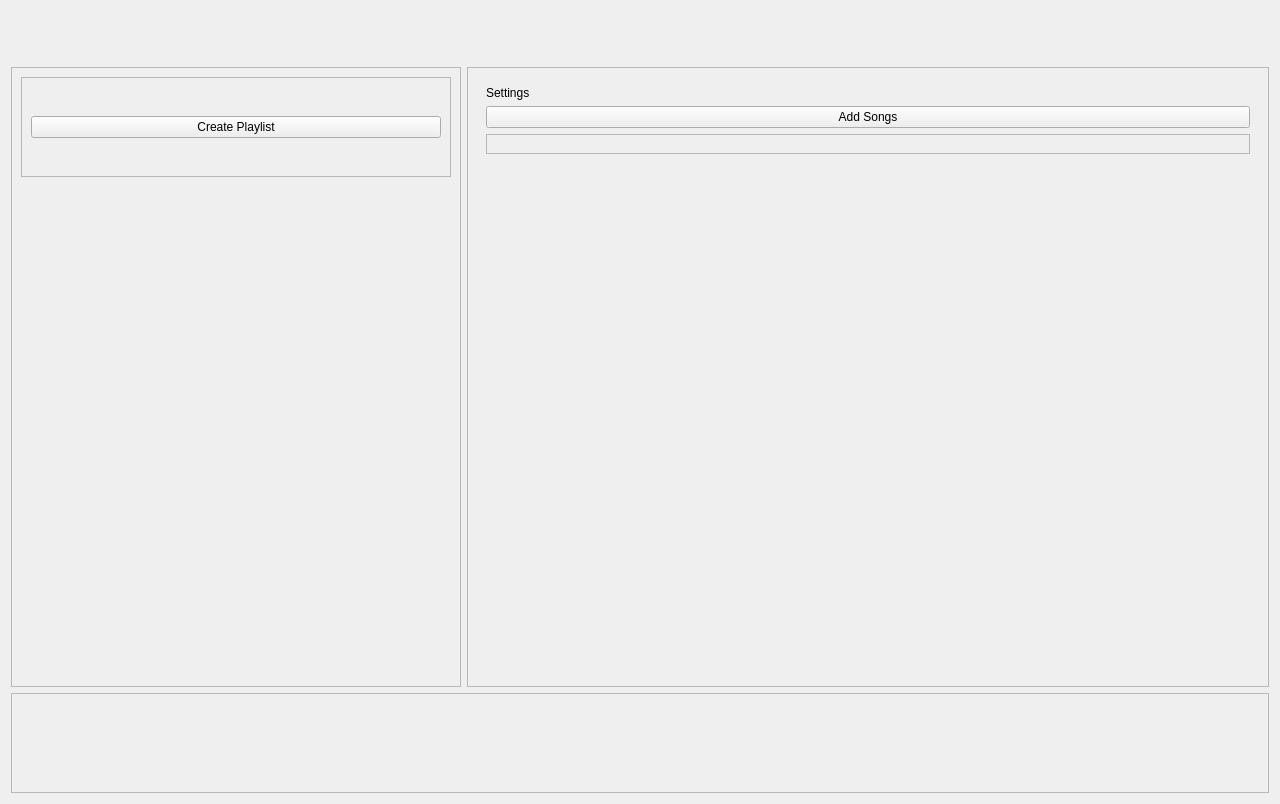
<?xml version="1.0" encoding="UTF-8"?>
<ui version="4.0">
 <class>base</class>
 <widget class="QWidget" name="base">
  <property name="geometry">
   <rect>
    <x>0</x>
    <y>0</y>
    <width>1280</width>
    <height>804</height>
   </rect>
  </property>
  <property name="windowTitle">
   <string>Form</string>
  </property>
  <layout class="QGridLayout" name="gridLayout">
   <item row="2" column="0" colspan="3">
    <widget class="QFrame" name="bar">
     <property name="minimumSize">
      <size>
       <width>0</width>
       <height>100</height>
      </size>
     </property>
     <property name="frameShape">
      <enum>QFrame::Shape::StyledPanel</enum>
     </property>
     <property name="frameShadow">
      <enum>QFrame::Shadow::Raised</enum>
     </property>
     <layout class="QVBoxLayout" name="verticalLayout_2">
      <property name="spacing">
       <number>0</number>
      </property>
      <property name="leftMargin">
       <number>0</number>
      </property>
      <property name="topMargin">
       <number>0</number>
      </property>
      <property name="rightMargin">
       <number>0</number>
      </property>
      <property name="bottomMargin">
       <number>0</number>
      </property>
      <item>
       <widget class="QFrame" name="bar_top">
        <property name="layoutDirection">
         <enum>Qt::LayoutDirection::LeftToRight</enum>
        </property>
        <property name="frameShape">
         <enum>QFrame::Shape::NoFrame</enum>
        </property>
        <property name="frameShadow">
         <enum>QFrame::Shadow::Raised</enum>
        </property>
        <layout class="QHBoxLayout" name="horizontalLayout_8">
         <property name="spacing">
          <number>18</number>
         </property>
         <property name="leftMargin">
          <number>9</number>
         </property>
         <property name="topMargin">
          <number>0</number>
         </property>
         <property name="rightMargin">
          <number>9</number>
         </property>
         <property name="bottomMargin">
          <number>0</number>
         </property>
         <item>
          <spacer name="horizontalSpacer">
           <property name="orientation">
            <enum>Qt::Orientation::Horizontal</enum>
           </property>
           <property name="sizeHint" stdset="0">
            <size>
             <width>40</width>
             <height>20</height>
            </size>
           </property>
          </spacer>
         </item>
         <item>
          <widget class="QFrame" name="last_btn_container">
           <property name="minimumSize">
            <size>
             <width>50</width>
             <height>50</height>
            </size>
           </property>
           <property name="maximumSize">
            <size>
             <width>50</width>
             <height>50</height>
            </size>
           </property>
           <property name="frameShape">
            <enum>QFrame::Shape::NoFrame</enum>
           </property>
           <property name="frameShadow">
            <enum>QFrame::Shadow::Raised</enum>
           </property>
           <layout class="QHBoxLayout" name="horizontalLayout_7">
            <property name="leftMargin">
             <number>0</number>
            </property>
            <property name="topMargin">
             <number>0</number>
            </property>
            <property name="rightMargin">
             <number>0</number>
            </property>
            <property name="bottomMargin">
             <number>0</number>
            </property>
           </layout>
          </widget>
         </item>
         <item>
          <widget class="QFrame" name="play_pause_btn_container">
           <property name="minimumSize">
            <size>
             <width>50</width>
             <height>50</height>
            </size>
           </property>
           <property name="maximumSize">
            <size>
             <width>50</width>
             <height>50</height>
            </size>
           </property>
           <property name="frameShape">
            <enum>QFrame::Shape::NoFrame</enum>
           </property>
           <property name="frameShadow">
            <enum>QFrame::Shadow::Raised</enum>
           </property>
           <layout class="QHBoxLayout" name="horizontalLayout_5">
            <property name="leftMargin">
             <number>0</number>
            </property>
            <property name="topMargin">
             <number>0</number>
            </property>
            <property name="rightMargin">
             <number>0</number>
            </property>
            <property name="bottomMargin">
             <number>0</number>
            </property>
           </layout>
          </widget>
         </item>
         <item>
          <widget class="QFrame" name="next_btn_container">
           <property name="minimumSize">
            <size>
             <width>50</width>
             <height>50</height>
            </size>
           </property>
           <property name="maximumSize">
            <size>
             <width>50</width>
             <height>50</height>
            </size>
           </property>
           <property name="frameShape">
            <enum>QFrame::Shape::NoFrame</enum>
           </property>
           <property name="frameShadow">
            <enum>QFrame::Shadow::Raised</enum>
           </property>
           <layout class="QHBoxLayout" name="horizontalLayout_6">
            <property name="leftMargin">
             <number>0</number>
            </property>
            <property name="topMargin">
             <number>0</number>
            </property>
            <property name="rightMargin">
             <number>0</number>
            </property>
            <property name="bottomMargin">
             <number>0</number>
            </property>
           </layout>
          </widget>
         </item>
         <item>
          <spacer name="horizontalSpacer_2">
           <property name="orientation">
            <enum>Qt::Orientation::Horizontal</enum>
           </property>
           <property name="sizeHint" stdset="0">
            <size>
             <width>40</width>
             <height>20</height>
            </size>
           </property>
          </spacer>
         </item>
        </layout>
       </widget>
      </item>
      <item>
       <widget class="QFrame" name="bar_bottom">
        <property name="frameShape">
         <enum>QFrame::Shape::NoFrame</enum>
        </property>
        <property name="frameShadow">
         <enum>QFrame::Shadow::Raised</enum>
        </property>
        <layout class="QHBoxLayout" name="horizontalLayout_9">
         <item>
          <widget class="QFrame" name="bar_bottom_left">
           <property name="minimumSize">
            <size>
             <width>450</width>
             <height>0</height>
            </size>
           </property>
           <property name="maximumSize">
            <size>
             <width>450</width>
             <height>16777215</height>
            </size>
           </property>
           <property name="frameShape">
            <enum>QFrame::Shape::NoFrame</enum>
           </property>
           <property name="frameShadow">
            <enum>QFrame::Shadow::Raised</enum>
           </property>
          </widget>
         </item>
         <item>
          <widget class="QFrame" name="bar_bottom_middle">
           <property name="frameShape">
            <enum>QFrame::Shape::NoFrame</enum>
           </property>
           <property name="frameShadow">
            <enum>QFrame::Shadow::Raised</enum>
           </property>
           <layout class="QHBoxLayout" name="horizontalLayout_11">
            <property name="leftMargin">
             <number>0</number>
            </property>
            <property name="topMargin">
             <number>0</number>
            </property>
            <property name="rightMargin">
             <number>0</number>
            </property>
            <property name="bottomMargin">
             <number>0</number>
            </property>
            <item>
             <widget class="QFrame" name="time_slider_container">
              <property name="minimumSize">
               <size>
                <width>220</width>
                <height>0</height>
               </size>
              </property>
              <property name="frameShape">
               <enum>QFrame::Shape::NoFrame</enum>
              </property>
              <property name="frameShadow">
               <enum>QFrame::Shadow::Raised</enum>
              </property>
              <layout class="QHBoxLayout" name="horizontalLayout_3">
               <property name="leftMargin">
                <number>0</number>
               </property>
               <property name="topMargin">
                <number>0</number>
               </property>
               <property name="rightMargin">
                <number>0</number>
               </property>
               <property name="bottomMargin">
                <number>0</number>
               </property>
              </layout>
             </widget>
            </item>
           </layout>
          </widget>
         </item>
         <item>
          <widget class="QFrame" name="bar_bottom_right">
           <property name="minimumSize">
            <size>
             <width>450</width>
             <height>0</height>
            </size>
           </property>
           <property name="maximumSize">
            <size>
             <width>450</width>
             <height>16777215</height>
            </size>
           </property>
           <property name="frameShape">
            <enum>QFrame::Shape::NoFrame</enum>
           </property>
           <property name="frameShadow">
            <enum>QFrame::Shadow::Raised</enum>
           </property>
           <layout class="QHBoxLayout" name="horizontalLayout_10">
            <property name="leftMargin">
             <number>0</number>
            </property>
            <property name="topMargin">
             <number>0</number>
            </property>
            <property name="rightMargin">
             <number>0</number>
            </property>
            <property name="bottomMargin">
             <number>0</number>
            </property>
            <item>
             <widget class="QFrame" name="volume_slider_container">
              <property name="maximumSize">
               <size>
                <width>200</width>
                <height>16777215</height>
               </size>
              </property>
              <property name="frameShape">
               <enum>QFrame::Shape::NoFrame</enum>
              </property>
              <property name="frameShadow">
               <enum>QFrame::Shadow::Raised</enum>
              </property>
              <layout class="QHBoxLayout" name="horizontalLayout_4">
               <property name="leftMargin">
                <number>0</number>
               </property>
               <property name="topMargin">
                <number>0</number>
               </property>
               <property name="rightMargin">
                <number>0</number>
               </property>
               <property name="bottomMargin">
                <number>0</number>
               </property>
              </layout>
             </widget>
            </item>
           </layout>
          </widget>
         </item>
        </layout>
       </widget>
      </item>
     </layout>
    </widget>
   </item>
   <item row="1" column="0">
    <widget class="QFrame" name="side">
     <property name="sizePolicy">
      <sizepolicy hsizetype="Preferred" vsizetype="Preferred">
       <horstretch>0</horstretch>
       <verstretch>0</verstretch>
      </sizepolicy>
     </property>
     <property name="minimumSize">
      <size>
       <width>250</width>
       <height>0</height>
      </size>
     </property>
     <property name="maximumSize">
      <size>
       <width>450</width>
       <height>16777215</height>
      </size>
     </property>
     <property name="frameShape">
      <enum>QFrame::Shape::StyledPanel</enum>
     </property>
     <property name="frameShadow">
      <enum>QFrame::Shadow::Raised</enum>
     </property>
     <layout class="QVBoxLayout" name="verticalLayout">
      <item>
       <widget class="QFrame" name="side_topper">
        <property name="minimumSize">
         <size>
          <width>0</width>
          <height>100</height>
         </size>
        </property>
        <property name="frameShape">
         <enum>QFrame::Shape::StyledPanel</enum>
        </property>
        <property name="frameShadow">
         <enum>QFrame::Shadow::Raised</enum>
        </property>
        <layout class="QGridLayout" name="gridLayout_3">
         <item row="0" column="0">
          <widget class="QPushButton" name="create_playlist_btn">
           <property name="text">
            <string>Create Playlist</string>
           </property>
          </widget>
         </item>
        </layout>
       </widget>
      </item>
      <item>
       <widget class="QScrollArea" name="playlist_scroll">
        <property name="frameShape">
         <enum>QFrame::Shape::NoFrame</enum>
        </property>
        <property name="widgetResizable">
         <bool>true</bool>
        </property>
        <widget class="QWidget" name="playlist_scroll_content">
         <property name="geometry">
          <rect>
           <x>0</x>
           <y>0</y>
           <width>430</width>
           <height>498</height>
          </rect>
         </property>
         <property name="sizePolicy">
          <sizepolicy hsizetype="Expanding" vsizetype="Expanding">
           <horstretch>0</horstretch>
           <verstretch>0</verstretch>
          </sizepolicy>
         </property>
         <property name="minimumSize">
          <size>
           <width>0</width>
           <height>0</height>
          </size>
         </property>
         <layout class="QVBoxLayout" name="verticalLayout_3">
          <item>
           <spacer name="verticalSpacer">
            <property name="orientation">
             <enum>Qt::Orientation::Vertical</enum>
            </property>
            <property name="sizeHint" stdset="0">
             <size>
              <width>20</width>
              <height>477</height>
             </size>
            </property>
           </spacer>
          </item>
         </layout>
        </widget>
       </widget>
      </item>
     </layout>
    </widget>
   </item>
   <item row="0" column="0" colspan="3">
    <widget class="QFrame" name="menu">
     <property name="minimumSize">
      <size>
       <width>0</width>
       <height>50</height>
      </size>
     </property>
     <property name="frameShape">
      <enum>QFrame::Shape::NoFrame</enum>
     </property>
     <property name="frameShadow">
      <enum>QFrame::Shadow::Raised</enum>
     </property>
     <layout class="QHBoxLayout" name="horizontalLayout">
      <property name="leftMargin">
       <number>0</number>
      </property>
      <property name="topMargin">
       <number>0</number>
      </property>
      <property name="rightMargin">
       <number>0</number>
      </property>
      <property name="bottomMargin">
       <number>0</number>
      </property>
     </layout>
    </widget>
   </item>
   <item row="1" column="1" colspan="2">
    <widget class="QStackedWidget" name="page">
     <property name="sizePolicy">
      <sizepolicy hsizetype="Expanding" vsizetype="Expanding">
       <horstretch>0</horstretch>
       <verstretch>0</verstretch>
      </sizepolicy>
     </property>
     <property name="frameShape">
      <enum>QFrame::Shape::StyledPanel</enum>
     </property>
     <property name="currentIndex">
      <number>4</number>
     </property>
     <widget class="QWidget" name="home_page">
      <widget class="QLabel" name="label">
       <property name="geometry">
        <rect>
         <x>200</x>
         <y>280</y>
         <width>58</width>
         <height>18</height>
        </rect>
       </property>
       <property name="text">
        <string>Home</string>
       </property>
      </widget>
     </widget>
     <widget class="QWidget" name="library_page"/>
     <widget class="QWidget" name="search_page">
      <layout class="QGridLayout" name="gridLayout_2">
       <item row="0" column="0" colspan="2">
        <widget class="QFrame" name="search_top">
         <property name="minimumSize">
          <size>
           <width>0</width>
           <height>100</height>
          </size>
         </property>
         <property name="frameShape">
          <enum>QFrame::Shape::StyledPanel</enum>
         </property>
         <property name="frameShadow">
          <enum>QFrame::Shadow::Raised</enum>
         </property>
         <layout class="QHBoxLayout" name="horizontalLayout_2">
          <item>
           <widget class="QLineEdit" name="search_bar">
            <property name="placeholderText">
             <string>Search For Something</string>
            </property>
           </widget>
          </item>
         </layout>
        </widget>
       </item>
       <item row="1" column="0">
        <widget class="QFrame" name="search_side">
         <property name="sizePolicy">
          <sizepolicy hsizetype="Preferred" vsizetype="Preferred">
           <horstretch>0</horstretch>
           <verstretch>0</verstretch>
          </sizepolicy>
         </property>
         <property name="minimumSize">
          <size>
           <width>100</width>
           <height>0</height>
          </size>
         </property>
         <property name="frameShape">
          <enum>QFrame::Shape::StyledPanel</enum>
         </property>
         <property name="frameShadow">
          <enum>QFrame::Shadow::Raised</enum>
         </property>
        </widget>
       </item>
       <item row="1" column="1">
        <widget class="QScrollArea" name="search_scroll">
         <property name="frameShape">
          <enum>QFrame::Shape::NoFrame</enum>
         </property>
         <property name="widgetResizable">
          <bool>true</bool>
         </property>
         <widget class="QWidget" name="search_scroll_content">
          <property name="geometry">
           <rect>
            <x>0</x>
            <y>0</y>
            <width>680</width>
            <height>498</height>
           </rect>
          </property>
          <property name="sizePolicy">
           <sizepolicy hsizetype="Expanding" vsizetype="Expanding">
            <horstretch>0</horstretch>
            <verstretch>0</verstretch>
           </sizepolicy>
          </property>
          <property name="minimumSize">
           <size>
            <width>0</width>
            <height>0</height>
           </size>
          </property>
          <layout class="QVBoxLayout" name="verticalLayout_4">
           <item>
            <spacer name="verticalSpacer_2">
             <property name="orientation">
              <enum>Qt::Orientation::Vertical</enum>
             </property>
             <property name="sizeHint" stdset="0">
              <size>
               <width>20</width>
               <height>477</height>
              </size>
             </property>
            </spacer>
           </item>
          </layout>
         </widget>
        </widget>
       </item>
      </layout>
     </widget>
     <widget class="QWidget" name="playlist_page">
      <layout class="QGridLayout" name="gridLayout_4">
       <item row="0" column="0">
        <widget class="QLabel" name="playlist_name_label">
         <property name="text">
          <string>Playlist name</string>
         </property>
        </widget>
       </item>
       <item row="0" column="1">
        <widget class="QPushButton" name="delete_playlist_btn">
         <property name="text">
          <string>Delete Playlist</string>
         </property>
        </widget>
       </item>
       <item row="3" column="0" colspan="2">
        <widget class="QScrollArea" name="playlist_songs_scroll">
         <property name="frameShape">
          <enum>QFrame::Shape::NoFrame</enum>
         </property>
         <property name="widgetResizable">
          <bool>true</bool>
         </property>
         <widget class="QWidget" name="playlist_songs_scroll_content">
          <property name="geometry">
           <rect>
            <x>0</x>
            <y>0</y>
            <width>786</width>
            <height>572</height>
           </rect>
          </property>
          <property name="minimumSize">
           <size>
            <width>0</width>
            <height>0</height>
           </size>
          </property>
          <layout class="QVBoxLayout" name="verticalLayout_5">
           <item>
            <spacer name="verticalSpacer_3">
             <property name="orientation">
              <enum>Qt::Orientation::Vertical</enum>
             </property>
             <property name="sizeHint" stdset="0">
              <size>
               <width>20</width>
               <height>551</height>
              </size>
             </property>
            </spacer>
           </item>
          </layout>
         </widget>
        </widget>
       </item>
      </layout>
     </widget>
     <widget class="QWidget" name="settings_page">
      <layout class="QVBoxLayout" name="verticalLayout_9">
       <item>
        <widget class="QScrollArea" name="settings_scroll">
         <property name="frameShape">
          <enum>QFrame::Shape::NoFrame</enum>
         </property>
         <property name="widgetResizable">
          <bool>true</bool>
         </property>
         <widget class="QWidget" name="settings_scroll_content">
          <property name="geometry">
           <rect>
            <x>0</x>
            <y>0</y>
            <width>786</width>
            <height>604</height>
           </rect>
          </property>
          <layout class="QVBoxLayout" name="verticalLayout_10">
           <item>
            <widget class="QLabel" name="settings_label">
             <property name="text">
              <string>Settings</string>
             </property>
            </widget>
           </item>
           <item>
            <widget class="QPushButton" name="add_songs_btn">
             <property name="text">
              <string>Add Songs</string>
             </property>
            </widget>
           </item>
           <item>
            <widget class="QFrame" name="music_dir_frame">
             <property name="frameShape">
              <enum>QFrame::Shape::StyledPanel</enum>
             </property>
             <property name="frameShadow">
              <enum>QFrame::Shadow::Raised</enum>
             </property>
             <layout class="QVBoxLayout" name="verticalLayout_11"/>
            </widget>
           </item>
           <item>
            <spacer name="verticalSpacer_5">
             <property name="orientation">
              <enum>Qt::Orientation::Vertical</enum>
             </property>
             <property name="sizeHint" stdset="0">
              <size>
               <width>20</width>
               <height>501</height>
              </size>
             </property>
            </spacer>
           </item>
          </layout>
         </widget>
        </widget>
       </item>
      </layout>
     </widget>
     <widget class="QWidget" name="add_songs_page">
      <layout class="QVBoxLayout" name="verticalLayout_6">
       <item>
        <widget class="QLabel" name="add_songs_label">
         <property name="text">
          <string>Add Songs</string>
         </property>
        </widget>
       </item>
       <item>
        <widget class="QScrollArea" name="add_songs_scroll">
         <property name="frameShape">
          <enum>QFrame::Shape::NoFrame</enum>
         </property>
         <property name="widgetResizable">
          <bool>true</bool>
         </property>
         <widget class="QWidget" name="add_songs_scroll_content">
          <property name="geometry">
           <rect>
            <x>0</x>
            <y>0</y>
            <width>786</width>
            <height>424</height>
           </rect>
          </property>
          <property name="sizePolicy">
           <sizepolicy hsizetype="Expanding" vsizetype="Expanding">
            <horstretch>0</horstretch>
            <verstretch>0</verstretch>
           </sizepolicy>
          </property>
          <layout class="QVBoxLayout" name="verticalLayout_7">
           <item>
            <spacer name="verticalSpacer_4">
             <property name="orientation">
              <enum>Qt::Orientation::Vertical</enum>
             </property>
             <property name="sizeHint" stdset="0">
              <size>
               <width>20</width>
               <height>559</height>
              </size>
             </property>
            </spacer>
           </item>
          </layout>
         </widget>
        </widget>
       </item>
       <item>
        <widget class="QFrame" name="add_songs_bottom_container">
         <property name="minimumSize">
          <size>
           <width>0</width>
           <height>150</height>
          </size>
         </property>
         <property name="frameShape">
          <enum>QFrame::Shape::NoFrame</enum>
         </property>
         <property name="frameShadow">
          <enum>QFrame::Shadow::Raised</enum>
         </property>
         <layout class="QVBoxLayout" name="verticalLayout_8">
          <property name="leftMargin">
           <number>0</number>
          </property>
          <property name="topMargin">
           <number>0</number>
          </property>
          <property name="rightMargin">
           <number>0</number>
          </property>
          <property name="bottomMargin">
           <number>0</number>
          </property>
         </layout>
        </widget>
       </item>
      </layout>
     </widget>
    </widget>
   </item>
  </layout>
 </widget>
 <resources/>
 <connections/>
</ui>
